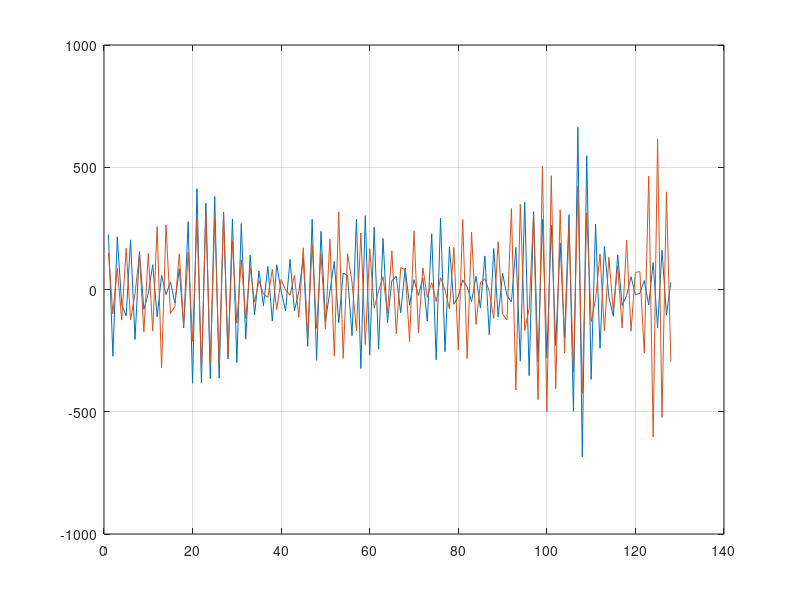

This figure's MATLAB source: (Note: this script raises an error after producing the figure.)
clear;
% close all;

lambda = 3e-2;
dt = 1e-3;

L = 4 * pi/lambda * dt;

v_amb = lambda/(2 * dt);

% Nu = 20000000;
% 
% U = linspace(0, v_amb, Nu);

Mu = 7.5;
Sigma = 1;

Gamma = L .* Sigma;
epsilon = 1e-4;
N_min  = 1./Gamma .* ( sqrt(-log(epsilon) - log(1 - exp(-Gamma.^2))) - 1);

Nt = 128;

%K = 0:1:Nt-1;

Nscan = 100;
M = 1;
K = [];
for n = 1:M
    K = [K Nscan*(n-1):1:Nscan*(n-1)+Nt-1];
end

Mu_width = Mu/20;
Sigma_width = Sigma./20;

Muvec = Mu; % - Mu_width/2 + Mu_width .* rand(1, M);
Sigmavec = Sigma; % - Sigma_width/2 + Sigma_width .* rand(1, M);

Ntot = Nt .* M;


%% Original model

x = [];

%% Generate signal with IFFT

Nu = 100000;
Phi = 2 * pi .* rand([1 Nu]);
% Phi = 0;

for i = 1:M
    
    U = normrnd(Muvec(i), Sigmavec(i), [1 Nu]);
%     U = Muvec(i);

    for m = 1:Nt

        x((i-1).*Nt+m) = [sum(exp(1j .* L .* K((i-1).*Nt+m) .* U + 1j .* Phi) )];
%         y(m) = [sum( exp(1j .* Phi) )];

    end

end

%%
% x = [];
% 
% %% Generate signal with IFFT
% 
% U = linspace(0, v_amb, Nt);
% 
% for i = 1:M
% 
% X = 1/sqrt(2 * pi * Sigmavec(i).^2 .* L.^2) .* exp(-(U - Muvec(i)).^2./(2 .* Sigmavec(i).^2));
% 
% x = [x (ifft((X)))];
% 
% end
%%

% x = [];
% for i = 1:M
% x = [x exp(-1/2 * Sigmavec(i).^2 .* L.^2 .* K.^2) .* exp(1j .* L .* K .* Muvec(i))]; %/sqrt(2*pi)];
% 
% end

SNR_db = 30;

SNR = 10^(SNR_db/10);

Noise = sum(abs(x).^2)./(Ntot .* SNR);         % Finding Noise power and ...
                                             %noise variance with the data and given SNR
sigma_n = sqrt(Noise);

z = x + sigma_n/sqrt(2) .* (randn(1, Ntot) + 1j .* randn(1, Ntot)); % Adding complex noise 


figure; plot(real(x)); hold on; plot(imag(x)); grid on;

Nfft = 128;

FFT = fft(z, Nfft);

U = linspace(0, v_amb, Nfft);

figure; plot(U, db(abs(FFT)));

[~, M1, S1] = Mom(FFT, U);


%% LL Test

MU_0 = Mu;

Iter = 400;
MC = 2048;

SIGMA_ = [linspace(0.8, 1, 100) linspace(1.01, 1.2, 100)] ;

% x_mc = [];

MU(1) = MU_0; 

parfor i = 1:length(SIGMA_)
disp(i);
SIGMA = SIGMA_(i);
 
[LL(i)] = LLGaussrandom(MU_0, SIGMA, K, L, M, sigma_n, z, Nu, Nt, MC);

end

figure; plot(SIGMA_, LL);
